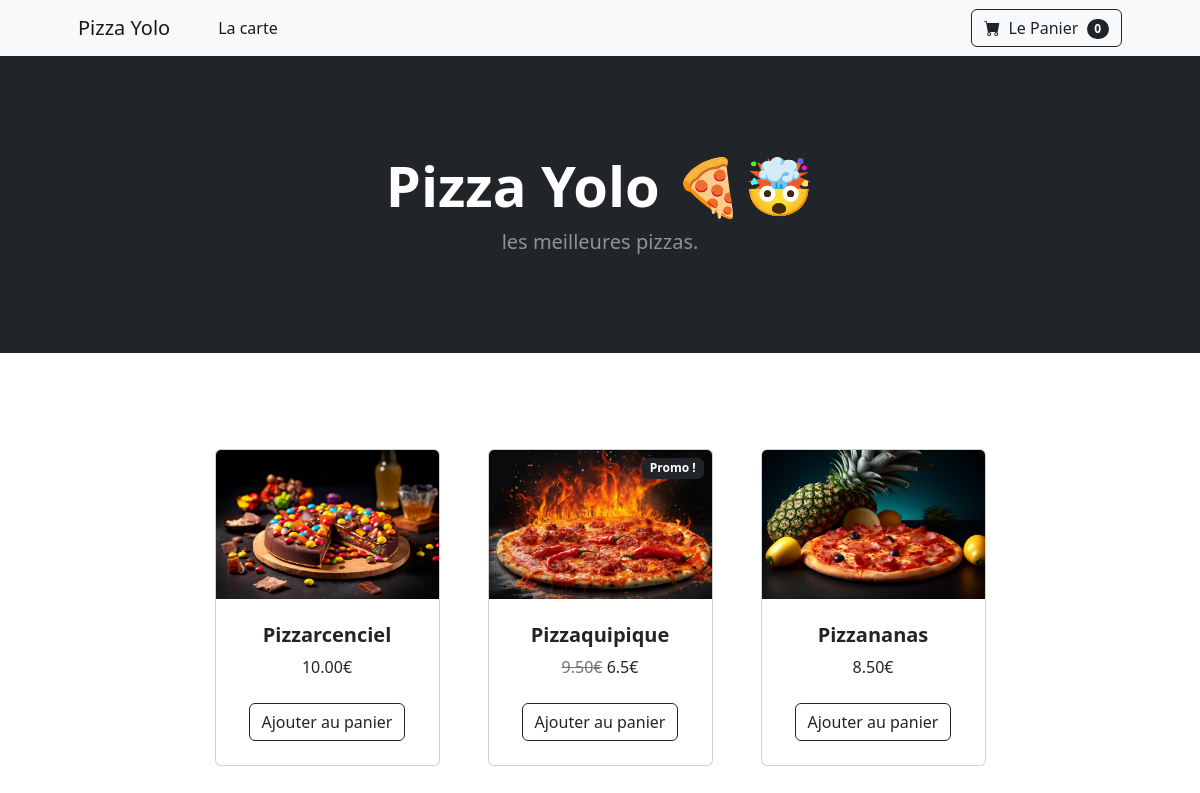
The page / on the database its author committed.
### tables this page shows
CREATE TABLE pizza (
    id INT AUTO_INCREMENT PRIMARY KEY,
    name VARCHAR(100) NOT NULL,
    price DECIMAL(5, 2) NOT NULL,
    discount DECIMAL(5, 2) NOT NULL DEFAULT 0,
    image VARCHAR(255)
);

### index.php (the view, shortened to what this page needs)
<?php
require_once('_database.php');
$sql = "SELECT * FROM pizza ORDER BY price DESC";
$pizzas = $pdo->query($sql)->fetchAll(PDO::FETCH_ASSOC);
?>
<!DOCTYPE html>
<html lang="fr">
    <head>
        <link href="https://cdn.jsdelivr.net/npm/bootstrap-icons@1.5.0/font/bootstrap-icons.css" rel="stylesheet" />
        <link href="css/theme.css" rel="stylesheet" />
    </head>
    <body>
        <?php include_once '_navigation.php'; ?>
        <header class="bg-dark py-5">
            <div class="container px-4 px-lg-5 my-5">
                <div class="text-center text-white">
                    <h1 class="display-4 fw-bolder">Pizza Yolo 🍕🤯</h1>
                    <p class="lead fw-normal text-white-50 mb-0">les meilleures pizzas.</p>
                </div>
            </div>
        </header>
        <section class="py-5">
            <div class="container px-4 px-lg-5 mt-5">
                <div class="row gx-4 gx-lg-5 row-cols-2 row-cols-md-3 row-cols-xl-4 justify-content-center">
                    <?php foreach ($pizzas as $pizza): ?>
                        <div class="col mb-5">
                            <div class="card h-100">
                                <?php if ($pizza['discount'] != 0): ?>
                                    <div class="badge bg-dark text-white position-absolute" style="top: 0.5rem; right: 0.5rem">Promo !</div>
                                <?php endif; ?>
                                <img class="card-img-top" src="./assets/<?php print $pizza['image'] ?>" alt="Pizzaquipique" />
                                <div class="card-body p-4">
                                    <div class="text-center">
                                        <h5 class="fw-bolder"><?php print $pizza['name'] ?></h5>
                                        <?php if ($pizza['discount'] != 0): ?>
                                            <span class="text-muted text-decoration-line-through"><?php print $pizza['price'] ?>€</span>
                                            <?php print $pizza['price'] - $pizza['discount'] ?>€
                                        <?php else: ?>
                                            <?php print $pizza['price'] ?>€
                                        <?php endif; ?>
                                    </div>
                                </div>
                                <div class="card-footer p-4 pt-0 border-top-0 bg-transparent">
                                    <div class="text-center"><a class="btn btn-outline-dark mt-auto" href="add-to-basket.php?pizzaId=<?php print $pizza['id']; ?>">
                                        Ajouter au panier
                                    </a></div>
                                </div>
                            </div>
                        </div>
                    <?php endforeach; ?>
                </div>
            </div>
        </section>
    </body>
</html>

### _navigation.php (shortened to what this page needs)
<?php
function count_pizza_in_basket() {
    $count = 0;
    return $count;
}
?>
<nav class="navbar navbar-expand-lg navbar-light bg-light">
    <div class="container px-4 px-lg-5">
        <a class="navbar-brand" href="index.php">Pizza Yolo</a>
        <div class="collapse navbar-collapse" id="navbarSupportedContent">
            <ul class="navbar-nav me-auto mb-2 mb-lg-0 ms-lg-4">
                <li class="nav-item"><a class="nav-link active" aria-current="page" href="index.php">La carte</a></li>
            </ul>
            <form class="d-flex">
                <a href="basket.php" class="btn btn-outline-dark" type="submit">
                    <i class="bi-cart-fill me-1"></i>
                    Le Panier
                    <span class="badge bg-dark text-white ms-1 rounded-pill"><?php print count_pizza_in_basket(); ?></span>
                </a>
            </form>
        </div>
    </div>
</nav>

### rows shown on the page
pizza: image (picture), name "Pizzarcenciel", price "10.00"
pizza: shows "Promo !", image (picture), name "Pizzaquipique", price "9.50", $pizza['price'] - $pizza['discount'] "6.5"
pizza: image (picture), name "Pizzananas", price "8.50"

### other values the page prints
count_pizza_in_basket() "0"
